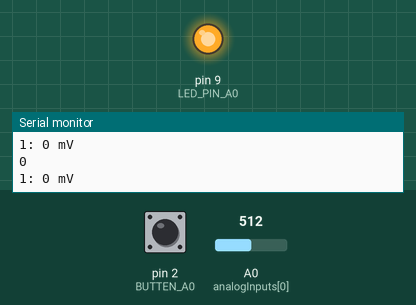
A sketch run on a simulated Arduino Uno, built with avr-gcc and run on an emulated ATmega328P. On the bench: output pins drawn as LEDs (lit = HIGH), the last lines printed to the serial monitor. Inputs (shaded band) come from the test bench; at power-on: pin 2 (BUTTEN_A0) HIGH, A0 (analogInputs[0]) = 512.

Above: at 1.2 s.
1.3 s: pin 2 (BUTTEN_A0) pulled LOW for 0.15 s
At 2.4 s:
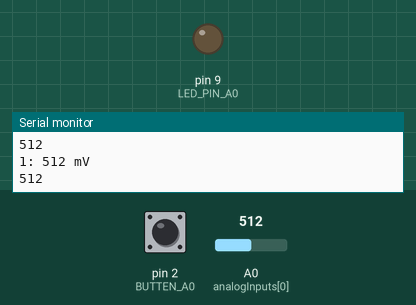
2.9 s: pin 2 (BUTTEN_A0) pulled LOW for 1 s
At 4.9 s:
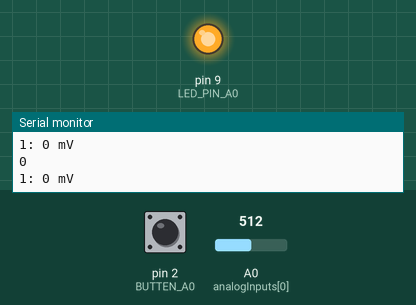
5.4 s: pin 2 (BUTTEN_A0) pulled LOW for 3.2 s
At 9.3 s:
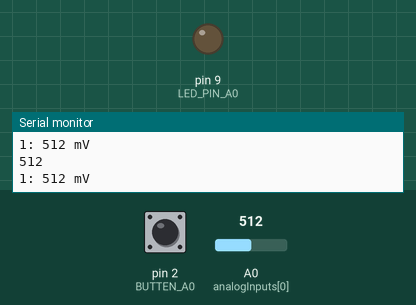
Timing chart, 0 to 10.8 s (numbered marks = the images above; inputs shaded):
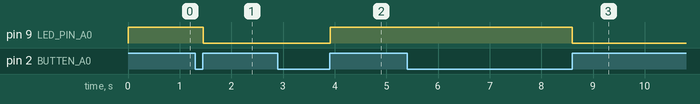

Measured:
- after the input at 1.3 s, pin 9 (LED_PIN_A0): HIGH → LOW after 0.16 s
- after the input at 2.9 s, pin 9 (LED_PIN_A0): LOW → HIGH after 1.0 s
- after the input at 5.4 s, pin 9 (LED_PIN_A0): HIGH → LOW after 3.2 s

The sketch:

Sketch-V.3.ino
```cpp
#include <Arduino.h>
#define BUTTEN_A0 2


#define LED_PIN_A0 9


int A0_read;


const int NUM_SLIDERS = 1;
const int analogInputs[NUM_SLIDERS] = {A0};
int analogSliderValues[NUM_SLIDERS];
const byte mute_led_A[NUM_SLIDERS] = {LED_PIN_A0};
const byte button_A[NUM_SLIDERS] = {BUTTEN_A0};
bool mute_A[NUM_SLIDERS] = {false};

bool update = true;

class Button {
   private:
    byte PIN_BUTTON;
    bool oldstate;

   public:
    Button(byte pin_button_import) { PIN_BUTTON = pin_button_import; }

    bool press() {
        bool newstate = digitalRead(PIN_BUTTON);
        bool down = (oldstate == LOW && newstate == HIGH);
        oldstate = newstate == HIGH;
        return down;
    }
};
Button button_A0 = Button(BUTTEN_A0);


void sendSliderValues() {
    String builtString = String("");

    for (int i = 0; i < NUM_SLIDERS; i++) {
        builtString += String((int)analogSliderValues[i]);

        if (i < NUM_SLIDERS - 1) {
            builtString += String("|");
        }
    }

    Serial.println(builtString);
}
void updateSliderValues() {
    if (mute_A[0] == false) {
        analogSliderValues[0] = analogRead(analogInputs[0]);
    } else {
        analogSliderValues[0] = 0;
  }
}
void debugPrintEXE() {
    for (int i = 0; i < NUM_SLIDERS; i++) {
        String printedString = String(i + 1) + String(": ") +
                               String(analogSliderValues[i]) + String(" mV");
        Serial.write(printedString.c_str());

        if (i < NUM_SLIDERS - 1) {
            Serial.write(" | ");
        } else {
            Serial.write("\n");
        }
    }
}

void mute_on_of(byte i) {
    if (mute_A[i] == false) {
        mute_A[i] = true;
        digitalWrite(mute_led_A[i], HIGH);
        Serial.println("true");
    } else {
        mute_A[i] = false;
        digitalWrite(mute_led_A[i], LOW);
        Serial.println("false");
    }
}

void mute_button_X() {
    if (button_A0.press()) {
        mute_on_of(0);
    }

}

void setup() {
    for (int i = 0; i < NUM_SLIDERS; i++) {
        pinMode(analogInputs[i], INPUT);
    }

    Serial.begin(9600);
    pinMode(BUTTEN_A0, INPUT_PULLUP);


    for (int i = 0; i < NUM_SLIDERS; i++) {
        pinMode(mute_led_A[i], OUTPUT);
        digitalWrite(mute_led_A[i], LOW);
    }
}

void loop() {
 mute_button_X();
 updateSliderValues();
 sendSliderValues();
 debugPrintEXE();
 delay(10);
}
```
